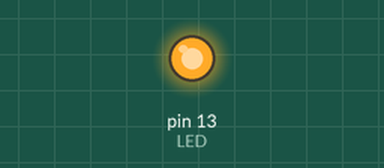
This sketch was run on a simulated Arduino Uno, built with avr-gcc and run on an emulated ATmega328P. Shown: output pins drawn as LEDs (lit = HIGH).

Above: at 0.2 s.
At 24.0 s:
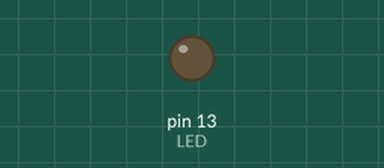
Timing chart, 0 to 32.5 s (numbered marks = the images above):
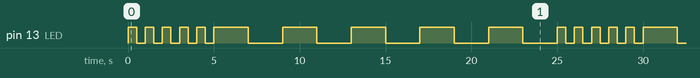

The sketch:

Blinkmy.ino
```cpp
int count=0;
const int LED=13; // can also use LED_BUILTIN so don't nd to mention pin here
// the setup function runs once when you press reset or power the board
void setup() {
  // initialize digital pin LED_BUILTIN as an output.

  pinMode(LED, OUTPUT);
}

// the loop function runs over and over again forever
void loop() {
  for(count=0;count<=4;count++)
  {
  digitalWrite(LED, HIGH);
  delay(500);
  digitalWrite(LED, LOW);
  delay(500);
}
count=0;
for(count=0;count<=4;count++)
  {
  digitalWrite(LED, HIGH);
  delay(2000);
  digitalWrite(LED, LOW);
  delay(2000);
}
}
```

Measured:
- by itself, pin 13 (LED): repeats every 25.0 s: 4 × (LOW 0.50 s, HIGH 0.50 s), LOW 0.50 s, 5 × (HIGH 2.0 s, LOW 2.0 s), HIGH 0.50 s
- by itself, everything shown: repeats every 25.0 s, in 20 steps
